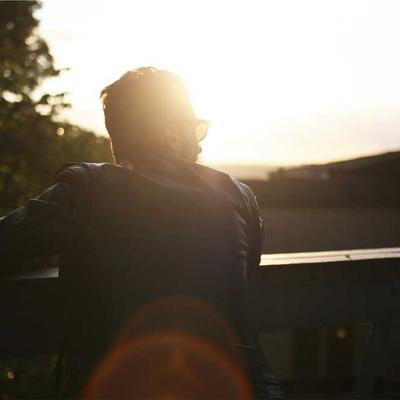
#> input picture Assignment11/sample.jpg, 400 x 400 px
$ python 07_threshold.py
#> lines starting #> are read from the running program, lines starting #| are printed output that depends on the picture; after the words box and inside, x2 and y2 are one past the last pixel; in counts of white or black regions, pixels touching at a corner belong together
import cv2

img = cv2.imread('sample.jpg', 0)  # 0 = grayscale
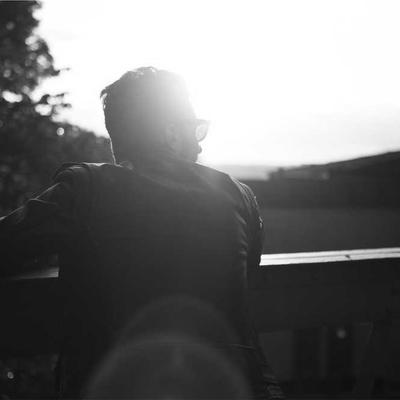
#> img: shape (400, 400); min 12, max 255, mean 115

_, thresh = cv2.threshold(img, 127, 255, cv2.THRESH_BINARY)
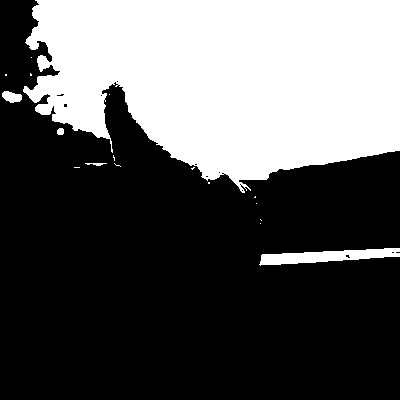
#> thresh: shape (400, 400); 35.3% white; 18 white regions (13 under 20 px), largest, box (x1, y1, x2, y2) and area: (23, 0, 400, 193) 54785, (259, 248, 400, 266) 1396, (2, 91, 22, 103) 170, (57, 128, 64, 135) 43, (85, 163, 107, 166) 40

cv2.imshow('Threshold Image', thresh)
cv2.waitKey(0)
cv2.destroyAllWindows()

$ run again, with Assignment11/01_code.png saved as Assignment11/sample.jpg
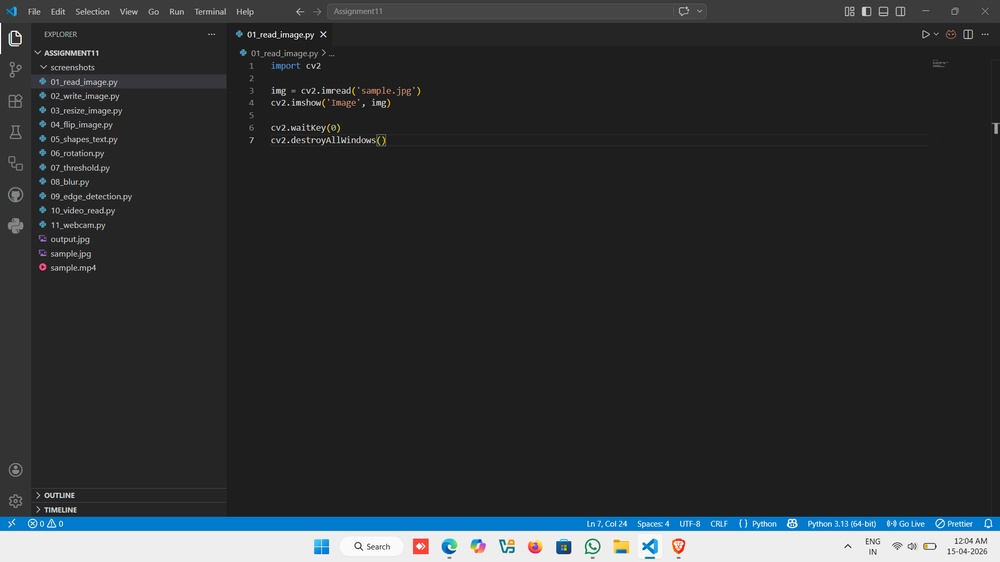
#> input picture Assignment11/01_code.png, 1000 x 562 px, shrunk from 1920 x 1080 before the run
#> `img = cv2.imread('sample.jpg', 0)`:
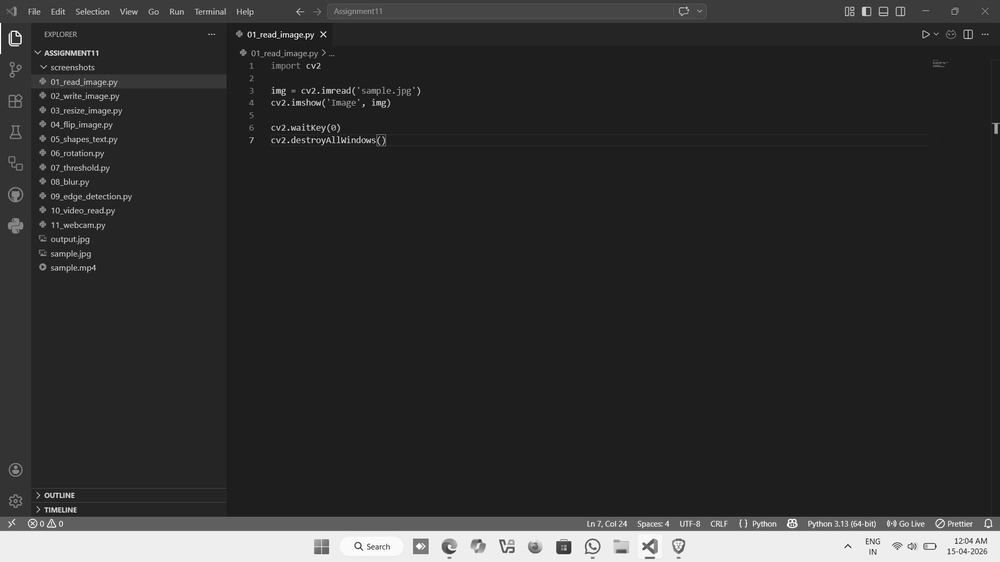
#> img: shape (562, 1000); min 0, max 255, mean 47.7
#> `_, thresh = cv2.threshold(img, 127, 255, cv2.THRESH_BINARY)`:
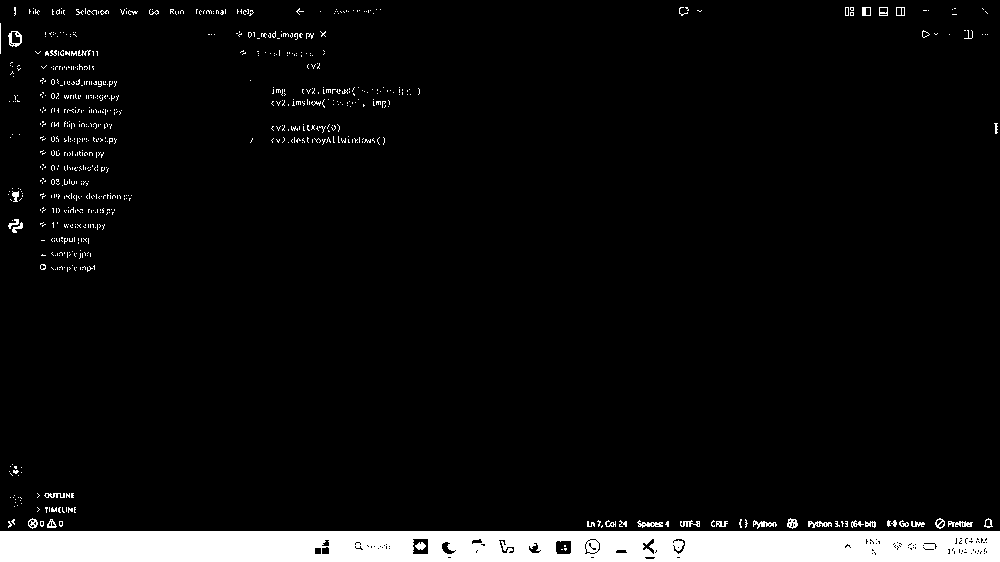
#> thresh: shape (562, 1000); 6.2% white; 756 white regions (710 under 20 px), largest, box (x1, y1, x2, y2) and area: (0, 531, 1000, 562) 29784, (8, 31, 22, 47) 106, (637, 520, 663, 528) 100

$ run again, with Assignment11/03_code.png saved as Assignment11/sample.jpg
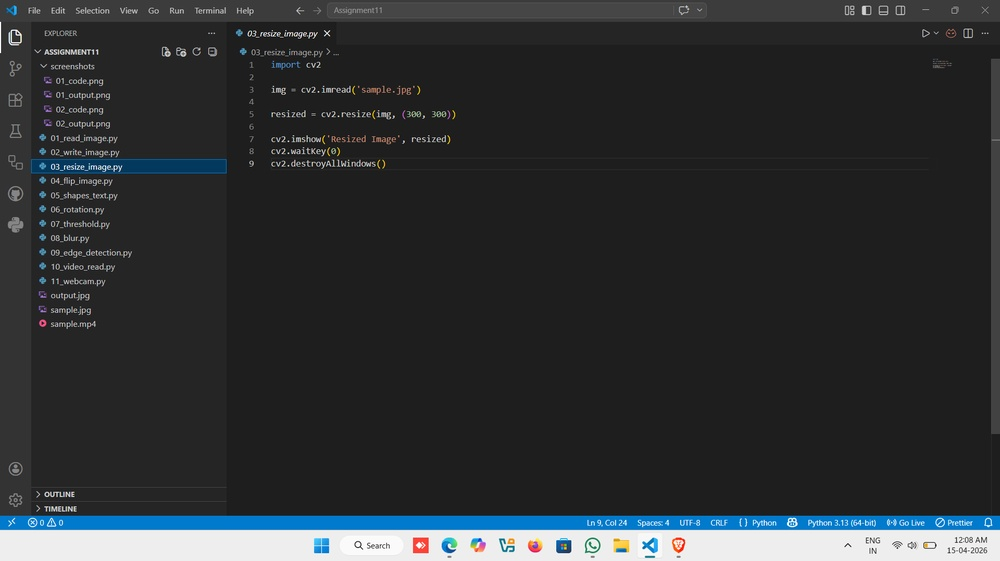
#> input picture Assignment11/03_code.png, 1000 x 561 px, shrunk from 1920 x 1078 before the run
#> `img = cv2.imread('sample.jpg', 0)`:
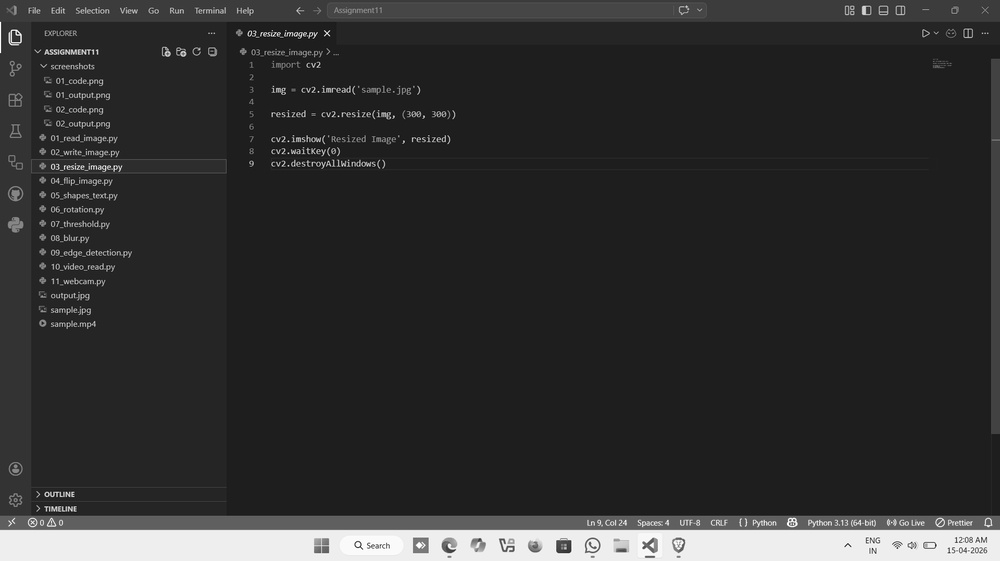
#> img: shape (561, 1000); min 0, max 255, mean 48.1
#> `_, thresh = cv2.threshold(img, 127, 255, cv2.THRESH_BINARY)`:
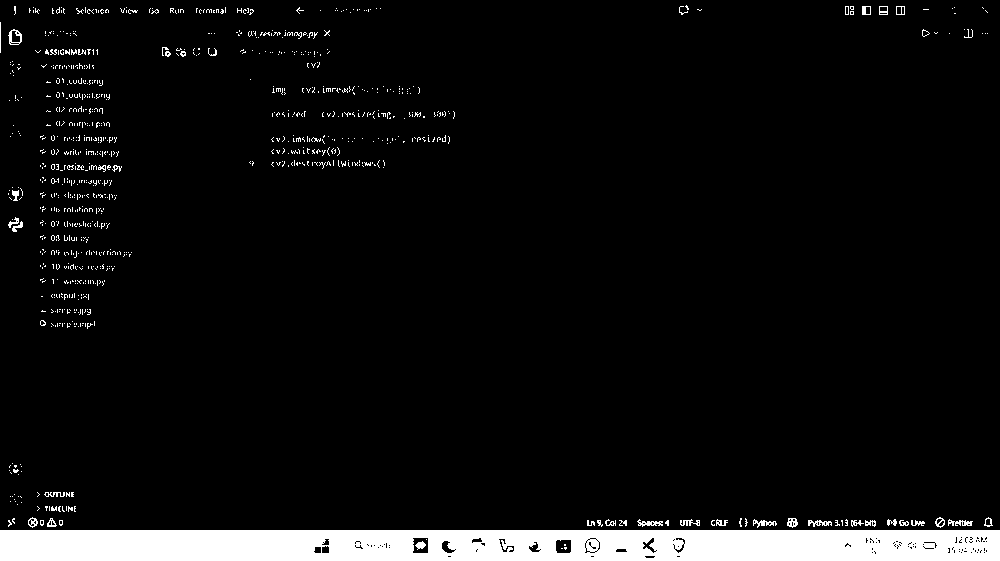
#> thresh: shape (561, 1000); 6.3% white; 900 white regions (851 under 20 px), largest, box (x1, y1, x2, y2) and area: (0, 530, 1000, 561) 29789, (8, 29, 22, 45) 100, (637, 519, 663, 527) 99
